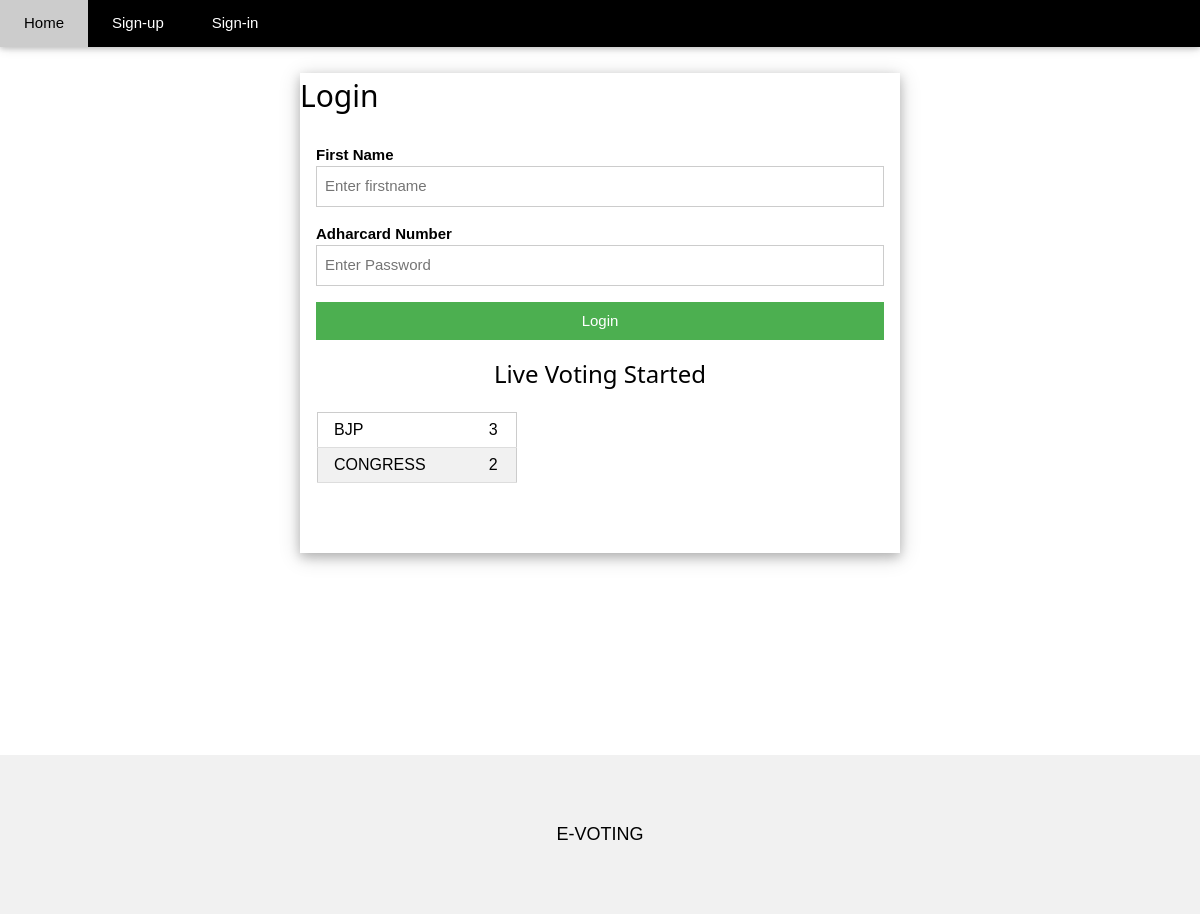
The page /login.php on the database its author committed.
### tables this page shows
CREATE TABLE `votes` (
  `lan_id` int(100) NOT NULL,
  `fullname` varchar(10) NOT NULL,
  `votecount` int(255) NOT NULL
);

### login.php (the view, shortened to what this page needs)
<head>
  <link rel="stylesheet" href="w3css-master/w3.css">
</head>
<div class="w3-top">
  <div class="w3-bar w3-black w3-card">
    <a href="index.php" class="w3-bar-item w3-button w3-padding-large">Home</a>
    <a href="register.php" class="w3-bar-item w3-button w3-padding-large w3-hide-small">Sign-up</a>
    <a href="login.php" class="w3-bar-item w3-button w3-padding-large w3-hide-small">Sign-in</a>
  </div>
</div>
<div style="margin-top: 50px;">
    <div class="w3-modal-content w3-card-4 " style="max-width:600px;height: 480px;">
      <h2>Login</h2>
      <form class="w3-container" action="login_action.php" method="post">
        <div class="w3-section">
          <label><b>First Name</b></label>
          <input class="w3-input w3-border w3-margin-bottom" type="text" placeholder="Enter firstname" name="firstname" required>
          <label><b>Adharcard Number</b></label>
          <input class="w3-input w3-border" type="text" placeholder="Enter Password" name="ano" required>
          <button class="w3-button w3-block w3-green w3-section w3-padding" type="submit" name="login">Login</button>
        </div>
        <div>
          <h3 style="text-align: center;">Live Voting Started</h3>
 <marquee><table    class="w3-table-all" id="myTable" style="width: 200px;margin-left: 1px;margin-top: 20px;" >
 <?php
 include 'admin/configure.php';
 $q = "select * from votes ";
 $query = mysqli_query($con,$q);
 while($res = mysqli_fetch_array($query)){
                      ?>
                     <tr style="">
 <td > <?php echo $res['fullname'];  ?> </td>
 <td> <?php echo $res['votecount'];  ?> </td>
 </tr>
 <?php
 }
  ?>
 </table> </marquee>
</div>
      </form>
    </div>
  </div>
<?php include "footer.php"; ?>

### w3css-master/w3.css (style rules this page uses)
*,*:before,*:after { box-sizing:inherit }
a { background-color:transparent;-webkit-text-decoration-skip:objects }
button,input,select,textarea { font:inherit;margin:0 }
button,input { overflow:visible }
button,select { text-transform:none }
button,html [type=button],[type=reset],[type=submit] { -webkit-appearance:button }
h2 { font-size:30px }
h3 { font-size:24px }
h1,h2,h3,h4,h5,h6 { font-family:"Segoe UI",Arial,sans-serif;font-weight:400;margin:10px 0 }
a { color:inherit }
.w3-table,.w3-table-all { border-collapse:collapse;border-spacing:0;width:100%;display:table }
.w3-table-all { border:1px solid #ccc }
.w3-bordered tr,.w3-table-all tr { border-bottom:1px solid #ddd }
.w3-table-all tr:nth-child(odd) { background-color:#fff }
.w3-table-all tr:nth-child(even) { background-color:#f1f1f1 }
.w3-table td,.w3-table th,.w3-table-all td,.w3-table-all th { padding:8px 8px;display:table-cell;text-align:left;vertical-align:top }
.w3-table th:first-child,.w3-table td:first-child,.w3-table-all th:first-child,.w3-table-all td:first-child { padding-left:16px }
.w3-btn,.w3-button { border:none;display:inline-block;padding:8px 16px;vertical-align:middle;overflow:hidden;text-decoration:none;color:inherit;background-color:inherit;text-align:center;cursor:pointer;white-space:nowrap }
.w3-btn,.w3-button { -webkit-touch-callout:none;-webkit-user-select:none;-khtml-user-select:none;-moz-user-select:none;-ms-user-select:none;user-select:none }
.w3-input { padding:8px;display:block;border:none;border-bottom:1px solid #ccc;width:100% }
.w3-modal-content { margin:auto;background-color:#fff;position:relative;padding:0;outline:0;width:600px }
.w3-bar { width:100%;overflow:hidden }
.w3-bar .w3-bar-item { padding:8px 16px;float:left;width:auto;border:none;display:block;outline:0 }
.w3-bar .w3-button { white-space:normal }
.w3-block { display:block;width:100% }
.w3-container:after,.w3-container:before,.w3-panel:after,.w3-panel:before,.w3-row:after,.w3-row:before,.w3-row-padding:after,.w3-row-padding:before, .w3-cell-row:before,.w3-cell-row:after,.w3-clear:after,.w3-clear:before,.w3-bar:before,.w3-bar:after { content:"";display:table;clear:both }
@media (min-width:993px) { .w3-modal-content { width:900px } }
.w3-top,.w3-bottom { position:fixed;width:100%;z-index:1 }
.w3-top { top:0 }
.w3-container,.w3-panel { padding:0.01em 16px }
.w3-card,.w3-card-2 { box-shadow:0 2px 5px 0 rgba(0,0,0,0.16),0 2px 10px 0 rgba(0,0,0,0.12) }
.w3-card-4,.w3-hover-shadow:hover { box-shadow:0 4px 10px 0 rgba(0,0,0,0.2),0 4px 20px 0 rgba(0,0,0,0.19) }
.w3-border { border:1px solid #ccc!important }
.w3-section,.w3-code { margin-top:16px!important;margin-bottom:16px!important }
.w3-margin-bottom { margin-bottom:16px!important }
.w3-padding { padding:8px 16px!important }
.w3-padding-large { padding:12px 24px!important }
.w3-green,.w3-hover-green:hover { color:#fff!important;background-color:#4CAF50!important }
.w3-black,.w3-hover-black:hover { color:#fff!important;background-color:#000!important }

### rows shown on the page
votes: fullname "BJP", votecount "3"
votes: fullname "CONGRESS", votecount "2"
